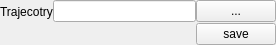
<?xml version="1.0" encoding="UTF-8"?>
<ui version="4.0">
 <class>Form</class>
 <widget class="QWidget" name="Form">
  <property name="geometry">
   <rect>
    <x>0</x>
    <y>0</y>
    <width>276</width>
    <height>45</height>
   </rect>
  </property>
  <property name="windowTitle">
   <string>Save topology</string>
  </property>
  <layout class="QGridLayout" name="gridLayout">
   <property name="margin">
    <number>0</number>
   </property>
   <property name="spacing">
    <number>0</number>
   </property>
   <item row="0" column="0" rowspan="2" colspan="3">
    <layout class="QHBoxLayout" name="horizontalLayout">
     <property name="spacing">
      <number>0</number>
     </property>
     <item>
      <widget class="QLabel" name="label">
       <property name="text">
        <string>Trajecotry</string>
       </property>
      </widget>
     </item>
     <item>
      <widget class="QLineEdit" name="lineEdit">
       <property name="readOnly">
        <bool>true</bool>
       </property>
      </widget>
     </item>
     <item>
      <widget class="QPushButton" name="toolButton">
       <property name="text">
        <string>...</string>
       </property>
      </widget>
     </item>
    </layout>
   </item>
   <item row="2" column="2">
    <widget class="QPushButton" name="pushButton">
     <property name="text">
      <string>save</string>
     </property>
    </widget>
   </item>
   <item row="2" column="1">
    <spacer name="horizontalSpacer">
     <property name="orientation">
      <enum>Qt::Horizontal</enum>
     </property>
     <property name="sizeHint" stdset="0">
      <size>
       <width>40</width>
       <height>20</height>
      </size>
     </property>
    </spacer>
   </item>
  </layout>
  <action name="actionOpen_trajectory">
   <property name="text">
    <string>Open trajectory</string>
   </property>
  </action>
  <action name="actionSave_clash_free_trajectory">
   <property name="text">
    <string>Save clash free trajectory</string>
   </property>
  </action>
 </widget>
 <resources/>
 <connections>
  <connection>
   <sender>toolButton</sender>
   <signal>clicked()</signal>
   <receiver>actionOpen_trajectory</receiver>
   <slot>trigger()</slot>
   <hints>
    <hint type="sourcelabel">
     <x>289</x>
     <y>10</y>
    </hint>
    <hint type="destinationlabel">
     <x>-1</x>
     <y>-1</y>
    </hint>
   </hints>
  </connection>
  <connection>
   <sender>pushButton</sender>
   <signal>clicked()</signal>
   <receiver>actionSave_clash_free_trajectory</receiver>
   <slot>trigger()</slot>
   <hints>
    <hint type="sourcelabel">
     <x>265</x>
     <y>33</y>
    </hint>
    <hint type="destinationlabel">
     <x>-1</x>
     <y>-1</y>
    </hint>
   </hints>
  </connection>
 </connections>
</ui>
